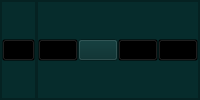
        <widget class="QFrame" name="header_frame">
         <property name="styleSheet">
          <string notr="true">background-color: rgb(6, 44, 44);</string>
         </property>
         <property name="frameShape">
          <enum>QFrame::StyledPanel</enum>
         </property>
         <property name="frameShadow">
          <enum>QFrame::Raised</enum>
         </property>
         <layout class="QHBoxLayout" name="horizontalLayout_3">
          <property name="spacing">
           <number>0</number>
          </property>
          <property name="leftMargin">
           <number>0</number>
          </property>
          <property name="topMargin">
           <number>0</number>
          </property>
          <property name="rightMargin">
           <number>0</number>
          </property>
          <property name="bottomMargin">
           <number>0</number>
          </property>
          <item>
           <widget class="QFrame" name="frame_4">
            <property name="maximumSize">
             <size>
              <width>35</width>
              <height>16777215</height>
             </size>
            </property>
            <property name="frameShape">
             <enum>QFrame::StyledPanel</enum>
            </property>
            <property name="frameShadow">
             <enum>QFrame::Raised</enum>
            </property>
            <layout class="QVBoxLayout" name="verticalLayout_4">
             <property name="spacing">
              <number>0</number>
             </property>
             <property name="leftMargin">
              <number>0</number>
             </property>
             <property name="topMargin">
              <number>0</number>
             </property>
             <property name="rightMargin">
              <number>0</number>
             </property>
             <property name="bottomMargin">
              <number>0</number>
             </property>
             <item alignment="Qt::AlignLeft">
              <widget class="QPushButton" name="open_close_side_bar_btn">
               <property name="styleSheet">
                <string notr="true">background-color: transparent;</string>
               </property>
               <property name="text">
                <string/>
               </property>
               <property name="icon">
                <iconset>
                 <normaloff>Iconos/icons8-menu-48.png</normaloff>Iconos/icons8-menu-48.png</iconset>
               </property>
               <property name="iconSize">
                <size>
                 <width>40</width>
                 <height>40</height>
                </size>
               </property>
              </widget>
             </item>
            </layout>
           </widget>
          </item>
          <item>
           <widget class="QFrame" name="frame_3">
            <property name="frameShape">
             <enum>QFrame::StyledPanel</enum>
            </property>
            <property name="frameShadow">
             <enum>QFrame::Raised</enum>
            </property>
           </widget>
          </item>
          <item alignment="Qt::AlignRight">
           <widget class="QFrame" name="frame_2">
            <property name="frameShape">
             <enum>QFrame::StyledPanel</enum>
            </property>
            <property name="frameShadow">
             <enum>QFrame::Raised</enum>
            </property>
            <layout class="QHBoxLayout" name="horizontalLayout_5">
             <property name="spacing">
              <number>0</number>
             </property>
             <property name="leftMargin">
              <number>0</number>
             </property>
             <property name="topMargin">
              <number>0</number>
             </property>
             <property name="rightMargin">
              <number>0</number>
             </property>
             <property name="bottomMargin">
              <number>0</number>
             </property>
             <item>
              <widget class="QPushButton" name="minimize_window_button">
               <property name="styleSheet">
                <string notr="true">background-color: transparent;</string>
               </property>
               <property name="text">
                <string/>
               </property>
               <property name="icon">
                <iconset>
                 <normaloff>Iconos/menos.png</normaloff>Iconos/menos.png</iconset>
               </property>
               <property name="iconSize">
                <size>
                 <width>30</width>
                 <height>30</height>
                </size>
               </property>
              </widget>
             </item>
             <item>
              <widget class="QPushButton" name="min_button">
               <property name="text">
                <string/>
               </property>
               <property name="icon">
                <iconset>
                 <normaloff>Iconos/min2.png</normaloff>Iconos/min2.png</iconset>
               </property>
               <property name="iconSize">
                <size>
                 <width>35</width>
                 <height>35</height>
                </size>
               </property>
              </widget>
             </item>
             <item>
              <widget class="QPushButton" name="max_button">
               <property name="styleSheet">
                <string notr="true">background-color: transparent;</string>
               </property>
               <property name="text">
                <string/>
               </property>
               <property name="icon">
                <iconset>
                 <normaloff>Iconos/max2.png</normaloff>Iconos/max2.png</iconset>
               </property>
               <property name="iconSize">
                <size>
                 <width>35</width>
                 <height>35</height>
                </size>
               </property>
              </widget>
             </item>
             <item>
              <widget class="QPushButton" name="close_window_button">
               <property name="styleSheet">
                <string notr="true">background-color: transparent;</string>
               </property>
               <property name="text">
                <string/>
               </property>
               <property name="icon">
                <iconset>
                 <normaloff>Iconos/icons8-close-48.png</normaloff>Iconos/icons8-close-48.png</iconset>
               </property>
               <property name="iconSize">
                <size>
                 <width>25</width>
                 <height>25</height>
                </size>
               </property>
              </widget>
             </item>
            </layout>
           </widget>
          </item>
         </layout>
        </widget>
